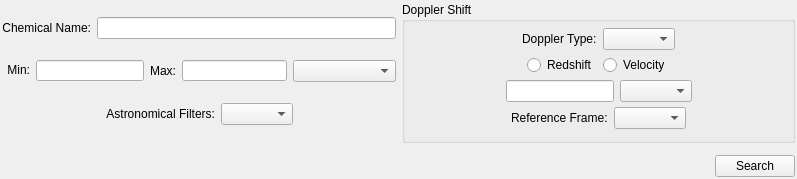
<?xml version="1.0" encoding="UTF-8"?>
<ui version="4.0">
 <class>SearchMoleculesWidget</class>
 <widget class="QWidget" name="searchMoleculesWidget">
  <property name="geometry">
   <rect>
    <x>0</x>
    <y>0</y>
    <width>797</width>
    <height>179</height>
   </rect>
  </property>
  <property name="maximumSize">
   <size>
    <width>16777215</width>
    <height>250</height>
   </size>
  </property>
  <property name="windowTitle">
   <string>SearchMoleculesWidget</string>
  </property>
  <layout class="QVBoxLayout" name="verticalLayout_2">
   <property name="margin">
    <number>2</number>
   </property>
   <item>
    <layout class="QHBoxLayout" name="horizontalLayout_10">
     <item>
      <layout class="QVBoxLayout" name="verticalLayout_3">
       <item>
        <layout class="QHBoxLayout" name="horizontalLayout_4">
         <item>
          <widget class="QLabel" name="searchLabel">
           <property name="sizePolicy">
            <sizepolicy hsizetype="Fixed" vsizetype="Preferred">
             <horstretch>0</horstretch>
             <verstretch>0</verstretch>
            </sizepolicy>
           </property>
           <property name="text">
            <string>&lt;font color='black'&gt;Chemical Name:&lt;/font&gt;</string>
           </property>
           <property name="alignment">
            <set>Qt::AlignRight|Qt::AlignTrailing|Qt::AlignVCenter</set>
           </property>
          </widget>
         </item>
         <item>
          <widget class="QLineEdit" name="searchLineEdit">
           <property name="sizePolicy">
            <sizepolicy hsizetype="Preferred" vsizetype="Fixed">
             <horstretch>0</horstretch>
             <verstretch>0</verstretch>
            </sizepolicy>
           </property>
           <property name="minimumSize">
            <size>
             <width>250</width>
             <height>21</height>
            </size>
           </property>
           <property name="toolTip">
            <string>Enter an (optional) chemical name for the search
such as Ammonia, Carbon Monoxide, Methane,
water, etc.  Names are case sensitive.</string>
           </property>
           <property name="text">
            <string/>
           </property>
          </widget>
         </item>
        </layout>
       </item>
       <item>
        <layout class="QHBoxLayout" name="horizontalLayout_6">
         <item>
          <widget class="QLabel" name="rangeMinLabel">
           <property name="sizePolicy">
            <sizepolicy hsizetype="Fixed" vsizetype="Fixed">
             <horstretch>28</horstretch>
             <verstretch>15</verstretch>
            </sizepolicy>
           </property>
           <property name="minimumSize">
            <size>
             <width>28</width>
             <height>15</height>
            </size>
           </property>
           <property name="text">
            <string>&lt;font color='black'&gt;Min:&lt;/font&gt;</string>
           </property>
           <property name="alignment">
            <set>Qt::AlignRight|Qt::AlignTrailing|Qt::AlignVCenter</set>
           </property>
          </widget>
         </item>
         <item>
          <widget class="QLineEdit" name="rangeMinLineEdit">
           <property name="sizePolicy">
            <sizepolicy hsizetype="Fixed" vsizetype="Fixed">
             <horstretch>0</horstretch>
             <verstretch>0</verstretch>
            </sizepolicy>
           </property>
           <property name="maximumSize">
            <size>
             <width>16777215</width>
             <height>21</height>
            </size>
           </property>
           <property name="toolTip">
            <string>Enter a lower bound for the search range.</string>
           </property>
          </widget>
         </item>
         <item>
          <widget class="QLabel" name="maxLabel">
           <property name="sizePolicy">
            <sizepolicy hsizetype="Fixed" vsizetype="Fixed">
             <horstretch>0</horstretch>
             <verstretch>0</verstretch>
            </sizepolicy>
           </property>
           <property name="text">
            <string>&lt;font color='black'&gt;Max:&lt;/font&gt;</string>
           </property>
           <property name="alignment">
            <set>Qt::AlignRight|Qt::AlignTrailing|Qt::AlignVCenter</set>
           </property>
          </widget>
         </item>
         <item>
          <widget class="QLineEdit" name="rangeMaxLineEdit">
           <property name="sizePolicy">
            <sizepolicy hsizetype="Fixed" vsizetype="Fixed">
             <horstretch>0</horstretch>
             <verstretch>0</verstretch>
            </sizepolicy>
           </property>
           <property name="maximumSize">
            <size>
             <width>105</width>
             <height>21</height>
            </size>
           </property>
           <property name="toolTip">
            <string>Enter an upper bound for the search range.</string>
           </property>
          </widget>
         </item>
         <item>
          <widget class="QComboBox" name="rangeUnitComboBox">
           <property name="sizePolicy">
            <sizepolicy hsizetype="MinimumExpanding" vsizetype="Fixed">
             <horstretch>0</horstretch>
             <verstretch>0</verstretch>
            </sizepolicy>
           </property>
           <property name="toolTip">
            <string>Select the units for the search range.</string>
           </property>
          </widget>
         </item>
        </layout>
       </item>
       <item>
        <layout class="QHBoxLayout" name="horizontalLayout_7">
         <item>
          <spacer name="horizontalSpacer_10">
           <property name="orientation">
            <enum>Qt::Horizontal</enum>
           </property>
           <property name="sizeHint" stdset="0">
            <size>
             <width>40</width>
             <height>20</height>
            </size>
           </property>
          </spacer>
         </item>
         <item>
          <widget class="QLabel" name="label">
           <property name="sizePolicy">
            <sizepolicy hsizetype="Fixed" vsizetype="Fixed">
             <horstretch>0</horstretch>
             <verstretch>0</verstretch>
            </sizepolicy>
           </property>
           <property name="text">
            <string>&lt;font color='black'&gt;Astronomical Filters:&lt;/font&gt;</string>
           </property>
           <property name="alignment">
            <set>Qt::AlignRight|Qt::AlignTrailing|Qt::AlignVCenter</set>
           </property>
          </widget>
         </item>
         <item>
          <widget class="QComboBox" name="astronomicalFilterComboBox">
           <property name="sizePolicy">
            <sizepolicy hsizetype="Preferred" vsizetype="Fixed">
             <horstretch>0</horstretch>
             <verstretch>0</verstretch>
            </sizepolicy>
           </property>
          </widget>
         </item>
         <item>
          <spacer name="horizontalSpacer_11">
           <property name="orientation">
            <enum>Qt::Horizontal</enum>
           </property>
           <property name="sizeHint" stdset="0">
            <size>
             <width>40</width>
             <height>20</height>
            </size>
           </property>
          </spacer>
         </item>
        </layout>
       </item>
      </layout>
     </item>
     <item>
      <widget class="QGroupBox" name="dopplerShiftGroupBox">
       <property name="minimumSize">
        <size>
         <width>371</width>
         <height>135</height>
        </size>
       </property>
       <property name="title">
        <string>Doppler Shift</string>
       </property>
       <layout class="QVBoxLayout" name="verticalLayout">
        <property name="spacing">
         <number>0</number>
        </property>
        <property name="topMargin">
         <number>1</number>
        </property>
        <property name="bottomMargin">
         <number>4</number>
        </property>
        <item>
         <layout class="QHBoxLayout" name="horizontalLayout_9">
          <item>
           <spacer name="horizontalSpacer_8">
            <property name="orientation">
             <enum>Qt::Horizontal</enum>
            </property>
            <property name="sizeHint" stdset="0">
             <size>
              <width>13</width>
              <height>20</height>
             </size>
            </property>
           </spacer>
          </item>
          <item>
           <widget class="QLabel" name="dopplerTypeLabel">
            <property name="text">
             <string>&lt;font color='black'&gt;Doppler Type:&lt;/font&gt;</string>
            </property>
           </widget>
          </item>
          <item>
           <widget class="QComboBox" name="dopplerTypeCombo"/>
          </item>
          <item>
           <spacer name="horizontalSpacer_9">
            <property name="orientation">
             <enum>Qt::Horizontal</enum>
            </property>
            <property name="sizeHint" stdset="0">
             <size>
              <width>40</width>
              <height>20</height>
             </size>
            </property>
           </spacer>
          </item>
         </layout>
        </item>
        <item>
         <layout class="QHBoxLayout" name="horizontalLayout_5">
          <item>
           <spacer name="horizontalSpacer_2">
            <property name="orientation">
             <enum>Qt::Horizontal</enum>
            </property>
            <property name="sizeHint" stdset="0">
             <size>
              <width>18</width>
              <height>20</height>
             </size>
            </property>
           </spacer>
          </item>
          <item>
           <widget class="QRadioButton" name="redshiftRadio">
            <property name="text">
             <string>Redshift</string>
            </property>
           </widget>
          </item>
          <item>
           <widget class="QRadioButton" name="velocityRadio">
            <property name="text">
             <string>Velocity</string>
            </property>
           </widget>
          </item>
          <item>
           <spacer name="horizontalSpacer_3">
            <property name="orientation">
             <enum>Qt::Horizontal</enum>
            </property>
            <property name="sizeHint" stdset="0">
             <size>
              <width>18</width>
              <height>20</height>
             </size>
            </property>
           </spacer>
          </item>
         </layout>
        </item>
        <item>
         <layout class="QHBoxLayout" name="horizontalLayout_3">
          <item>
           <spacer name="horizontalSpacer_4">
            <property name="orientation">
             <enum>Qt::Horizontal</enum>
            </property>
            <property name="sizeHint" stdset="0">
             <size>
              <width>13</width>
              <height>20</height>
             </size>
            </property>
           </spacer>
          </item>
          <item>
           <widget class="QLineEdit" name="dopplerLineEdit">
            <property name="sizePolicy">
             <sizepolicy hsizetype="Fixed" vsizetype="Fixed">
              <horstretch>0</horstretch>
              <verstretch>0</verstretch>
             </sizepolicy>
            </property>
            <property name="toolTip">
             <string>If the redshift of the source is known, it should
be entered here.  The default redshift is zero.</string>
            </property>
           </widget>
          </item>
          <item>
           <widget class="QComboBox" name="dopplerUnitsComboBox">
            <property name="sizePolicy">
             <sizepolicy hsizetype="Preferred" vsizetype="Fixed">
              <horstretch>0</horstretch>
              <verstretch>0</verstretch>
             </sizepolicy>
            </property>
           </widget>
          </item>
          <item>
           <spacer name="horizontalSpacer_5">
            <property name="orientation">
             <enum>Qt::Horizontal</enum>
            </property>
            <property name="sizeHint" stdset="0">
             <size>
              <width>13</width>
              <height>20</height>
             </size>
            </property>
           </spacer>
          </item>
         </layout>
        </item>
        <item>
         <layout class="QHBoxLayout" name="horizontalLayout_8">
          <item>
           <spacer name="horizontalSpacer_6">
            <property name="orientation">
             <enum>Qt::Horizontal</enum>
            </property>
            <property name="sizeHint" stdset="0">
             <size>
              <width>13</width>
              <height>20</height>
             </size>
            </property>
           </spacer>
          </item>
          <item>
           <widget class="QLabel" name="referenceFrameLabel">
            <property name="text">
             <string>&lt;font color='black'&gt;Reference Frame:&lt;/font&gt;</string>
            </property>
           </widget>
          </item>
          <item>
           <widget class="QComboBox" name="referenceFrameCombo"/>
          </item>
          <item>
           <spacer name="horizontalSpacer_7">
            <property name="orientation">
             <enum>Qt::Horizontal</enum>
            </property>
            <property name="sizeHint" stdset="0">
             <size>
              <width>13</width>
              <height>20</height>
             </size>
            </property>
           </spacer>
          </item>
         </layout>
        </item>
       </layout>
      </widget>
     </item>
    </layout>
   </item>
   <item>
    <layout class="QHBoxLayout" name="horizontalLayout">
     <property name="topMargin">
      <number>6</number>
     </property>
     <item>
      <spacer name="horizontalSpacer">
       <property name="orientation">
        <enum>Qt::Horizontal</enum>
       </property>
       <property name="sizeHint" stdset="0">
        <size>
         <width>40</width>
         <height>20</height>
        </size>
       </property>
      </spacer>
     </item>
     <item>
      <widget class="QPushButton" name="searchButton">
       <property name="toolTip">
        <string>Perform a catalogue search using the criteria
specified.</string>
       </property>
       <property name="text">
        <string>Search</string>
       </property>
      </widget>
     </item>
    </layout>
   </item>
  </layout>
 </widget>
 <layoutdefault spacing="6" margin="11"/>
 <resources/>
 <connections/>
</ui>
